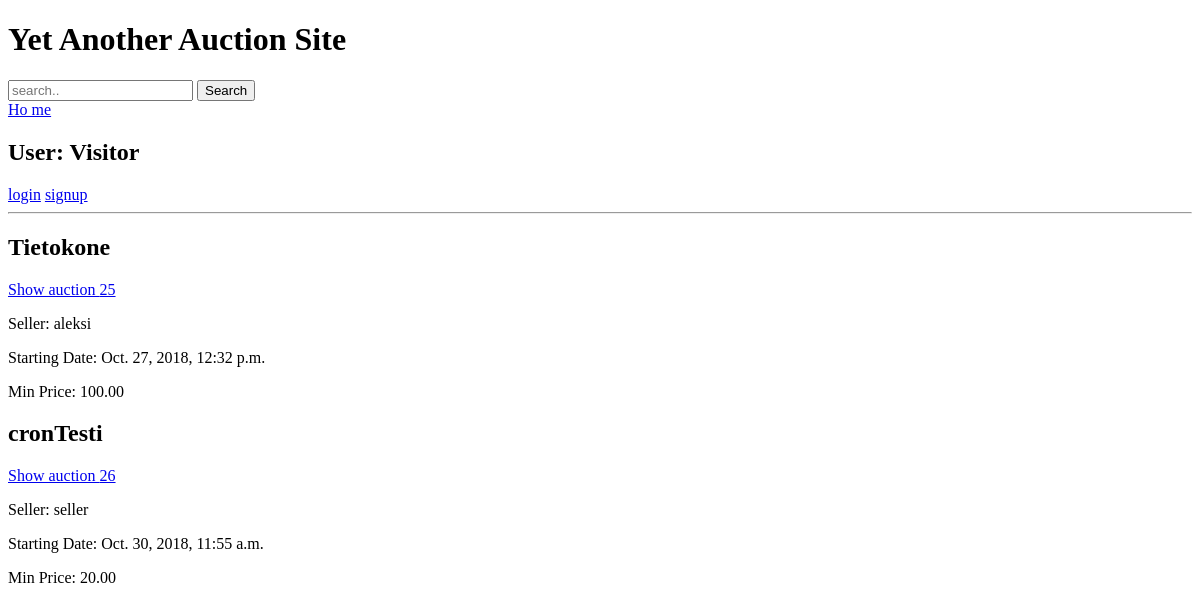
Page /home/ on the earlier database version.
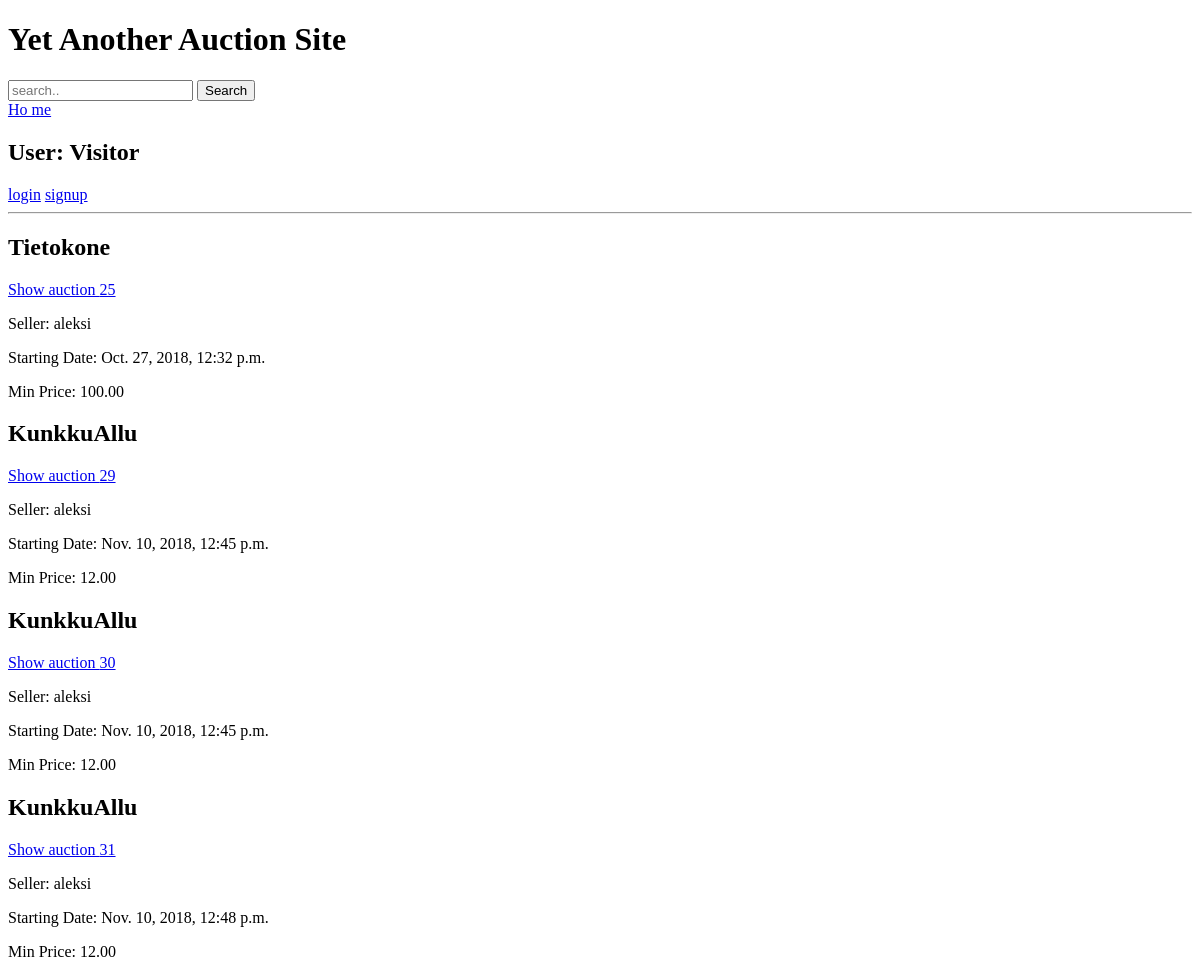
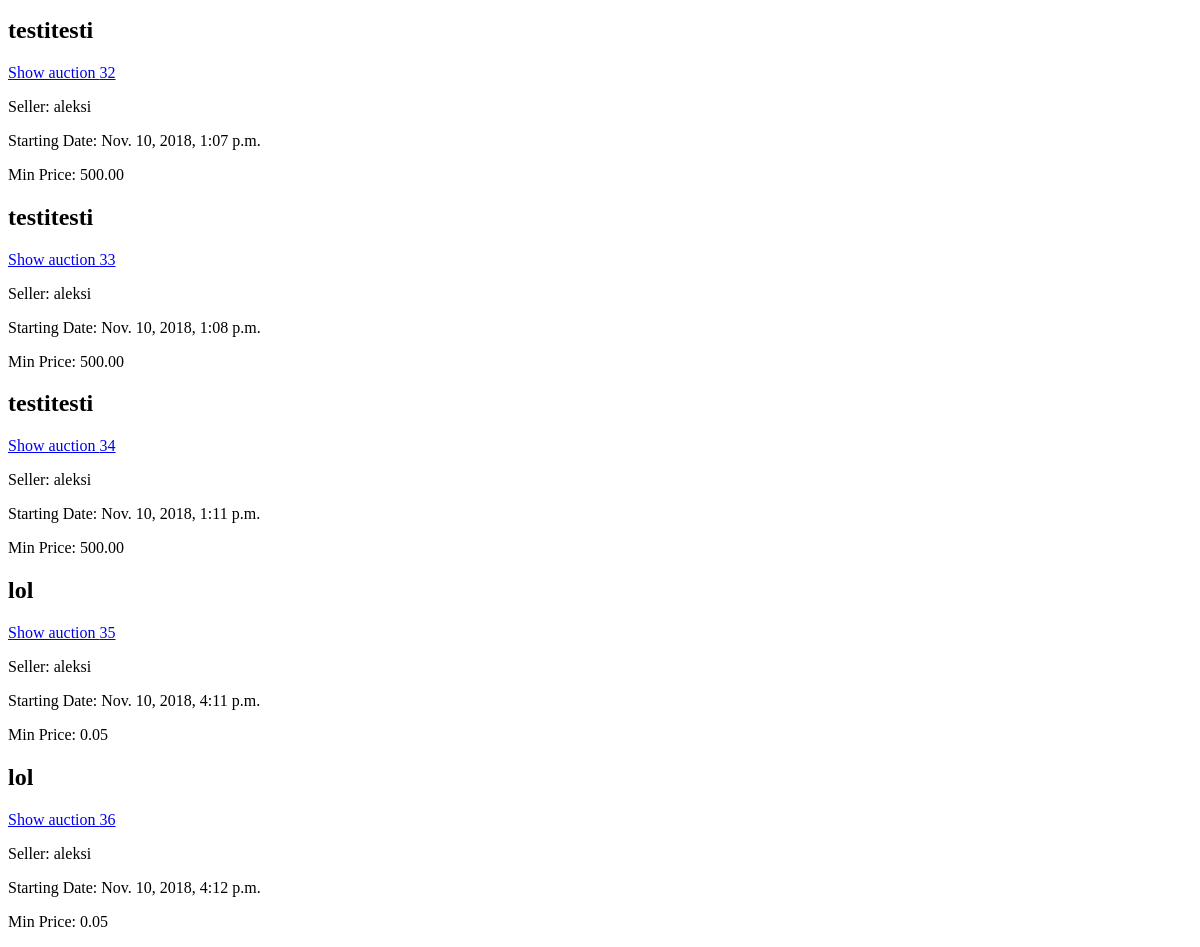
Same page on the later database version (2 pictures, top to bottom).
### auctionApp/models.py (models this page shows, shortened)
class Auction(models.Model):
    LIFECYCLES = (
        ('A', 'Active'),
        ('B', 'Banned'),
        ('D', 'Due'),
        ('E', 'Adjudicated'),
    )
    title = models.CharField(max_length=150)
    description = models.TextField()
    seller = models.ForeignKey(User, on_delete=models.CASCADE, related_name='seller', blank=True)
    start_date = models.DateTimeField(auto_now_add=True)
    end_date = models.DateTimeField()
    min_price = models.DecimalField(max_digits=16, decimal_places=2)
    lifecycle = models.CharField(max_length=1, choices=LIFECYCLES, default='A')
    banned = models.BooleanField(default=False)
    winner = models.ForeignKey(User, on_delete=models.CASCADE, null=True, blank=True)

### auctionApp/views.py (the view)
# urls.py: path('home/', home, name="home"),
def home(request):
    if request.user.is_superuser:
        auctions = Auction.objects.all()
        return render(request, 'archive.html', {'auctions': auctions})
    else:
        auctions = Auction.objects.filter(lifecycle='A')
        return render(request, "archive.html", {'auctions': auctions})

### templates/archive.html (shortened to what this page needs)
{% extends "base.html" %}
{% block content %}
{% for post in auctions %}
    <h2>{{ post.title }}</h2>
    <a href="{% url 'show_auction' post.id %}">Show auction {{ post.id }} </a>
    <p>Seller: {{ post.seller }}</p>
    <p>Starting Date: {{ post.start_date }}</p>
    <p>Min Price: {{ post.min_price }}</p>
{% empty %}
    <p>No auctions<p>
{%  endfor %}
{% endblock %}

### templates/base.html (shortened to what this page needs)
<!DOCTYPE html>
<html lang="en">
  <head>
  </head>
  <body>
    <header>
        <h1>Yet Another Auction Site</h1>
         <form method="GET" action="{% url 'search' %}">
             <input name="q" value="{{ request.GET.q }}" placeholder="search..">
             <button class="btn btn-success" type="submit">
                 Search
             </button>
         </form>
        <a href="{% url 'home' %}"> Ho me</a>
        {% if user.is_authenticated %}
            <h2> User: {{ user.username }}</h2>
            <a href="{% url 'logout' %}">logout</a>
            <a href="{% url 'addAuction' %}">Add new auction</a>
            <a href="{% url 'editUser' user.id %}">Edit user</a>
        {% else %}
            <h2> User: Visitor</h2>
            <a href="{% url 'login' %}">login</a>
            <a href="{% url 'register' %}">signup</a>
      {% endif %}
      <hr>
    </header>
    <main>
      {% block content %}
      {% endblock %}
    </main>
  </body>
</html>

Differences in the rows shown:
no longer on this page (row edited): Auction: title "cronTesti", id "26", seller "seller", start_date "Oct. 30, 2018, 11:55 a.m.", min_price "20.00"
added Auction: title "KunkkuAllu", id "29", seller "aleksi", start_date "Nov. 10, 2018, 12:45 p.m.", min_price "12.00"
added Auction: title "KunkkuAllu", id "30", seller "aleksi", start_date "Nov. 10, 2018, 12:45 p.m.", min_price "12.00"
added Auction: title "KunkkuAllu", id "31", seller "aleksi", start_date "Nov. 10, 2018, 12:48 p.m.", min_price "12.00"
added Auction: title "testitesti", id "32", seller "aleksi", start_date "Nov. 10, 2018, 1:07 p.m.", min_price "500.00"
added Auction: title "testitesti", id "33", seller "aleksi", start_date "Nov. 10, 2018, 1:08 p.m.", min_price "500.00"
added Auction: title "testitesti", id "34", seller "aleksi", start_date "Nov. 10, 2018, 1:11 p.m.", min_price "500.00"
added Auction: title "lol", id "35", seller "aleksi", start_date "Nov. 10, 2018, 4:11 p.m.", min_price "0.05"
added Auction: title "lol", id "36", seller "aleksi", start_date "Nov. 10, 2018, 4:12 p.m.", min_price "0.05"
